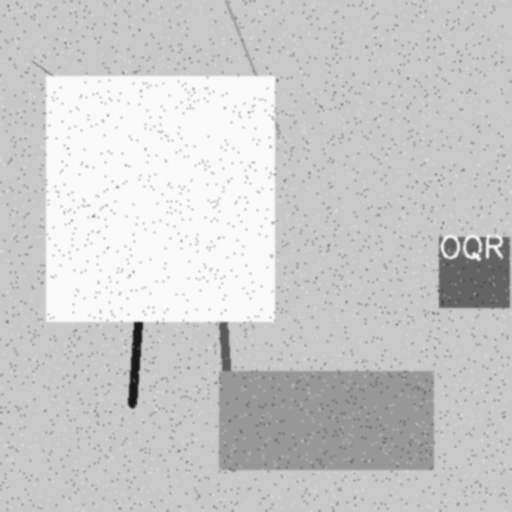
#> input picture source/ImageGeneration/testImages/6_pos.tif, 512 x 512 px; its folder holds only this picture in this run
$ python -i ShapeDetection.py   (imports and definitions only)   (older library calls are emulated)
#> lines starting #> are read from the running program, lines starting #| are printed output that depends on the picture; after the words box and inside, x2 and y2 are one past the last pixel; in counts of white or black regions, pixels touching at a corner belong together
### source/Modules/HandyTools.py
#!/usr/bin/env python3

import os
import cv2
import argparse
import numpy
import math
import matplotlib.pyplot as plt


def getFilesInDirectory(directory, fileType):
    return [os.path.join(directory, item) for item in os.listdir(directory) if item.lower().endswith(fileType)]


# [7 lines left out: function resize_files_in_directory, not called in this run]


def crop_image(image, x, y, xb, yb):
    copy = image.copy()
    return copy[y:yb, x:xb, :]


# [4 lines left out: function show, not called in this run]


def hiLow255(num):
    return 0 if num > 122 else 255


# [21 lines left out: function showKill, not called in this run]


def betwixt(less_num, target, great_num):
    '''true if target falss between less_num and great_num'''
    return(less_num < target and target < great_num)


# [133 lines left out: functions add_prefix_to_file, str2bool, distill_list, four_point_transform, order_points, _plot_multiple_images and 1 more, not called in this run]

### source/Modules/ShapeDetection.py
#!/usr/bin/env python3
import CustomImage
import HandyTools as HT
import numpy
from PIL import Image, ImageTk
import cv2
import os
import tkinter as tk
import timeit
import string
from ImageMeta import ImageDetectionMetadata
import logging
ALL_CHARS = string.ascii_letters + string.digits

# [1 line not run here, left out]
logger = logging.getLogger('wholerun')


def drawSingleContour(image, c, *, text=None, color=(0, 125, 255), to_draw=True):
    '''e-z handle for cv2 implementation of calulating and drawing shape contours'''
    peri = cv2.arcLength(c, True)
    approx = cv2.approxPolyDP(c, 0.04 * peri, True)
    _x, _y, _w, _h = cv2.boundingRect(c)

    M = cv2.moments(c)
    area = float(M['m00'])
    text = area if not text else text
    if area > 50 and to_draw:
        cv2.drawContours(image, [approx], -1, color, 4)
        cv2.putText(image, (f'{text}'), (_x + _w // 2, _y + _h // 2), cv2.FONT_HERSHEY_SIMPLEX, .75, color, 2)
    return area, (_w, _h), (_x, _y)


def catchWeirdShape(width, height):
    try:
        return not HT.betwixt(0.5, width / height, 2)
    except ZeroDivisionError:
        return True


def actualVsMBRArea(contour_area, minrec_area):
    '''return ratio of area of minimum bounding rectangle to contour's area
        idea is that min bounding rec should be close to contour area if it is a rectangle
    '''
    if contour_area == 0:
        return 0
    ratio = minrec_area / contour_area
    return abs(ratio)


def drawSingleMinRec(image, c, *, doop=None):
    '''draw a min bounding rectangle and return area'''
    minrec = cv2.minAreaRect(c)
    box1 = cv2.boxPoints(minrec)
    bl, tl, tr, br = box1
    height = abs(bl[1] - tl[1])
    width = abs(tl[0] - tr[0])
    weird_shape = catchWeirdShape(width, height)
    min_area = round((width * height), 2)
    box = numpy.int0(box1)
    mid = 0
    if min_area > 50 and not weird_shape:
        if doop:
            for count, item in enumerate(box):
                logger.info(f'#{count}: {item}\n')
                cv2.circle(image, (item[0], item[1]), 10, (mid, 255 - mid, 255), 3)
                mid += 55
            logger.info('~~~~~~~~~~~~~~~~~~~~~~~~~~~~~~')
        cv2.drawContours(image, [box], 0, (100, 0, 255), 2)
        cv2.putText(image, (f'area: {min_area}'), (bl[0], bl[1]), cv2.FONT_HERSHEY_SIMPLEX,
                    .75, (125, 125, 255), 2)
    return min_area, (width, height), (bl, tl, tr, br)


def drawContours(image, contours):
    for c in contours:
        drawSingleContour(image, c)


# [89 lines left out: functions drawBoundingBoxes, calibratePlaque, not called in this run]


def calibrate_run_with_plaque(source_image_location):
    '''sets the area and shape to expect from room marking plaques
        what we need to find is a good size to judge the other plaques by.
    '''
#> called with source_image_location = '../ImageGeneration/testImages/6_pos.tif'
    # check what we're getting
    image = cv2.imread(source_image_location)
#> image is the input picture: shape (512, 512, 3); min 22, max 251, mean 202.6
    # lets show an image of the contours, they each have a name
    # and a radio button to choose the right one
    gray = cv2.cvtColor(image, cv2.COLOR_BGR2GRAY)
    # 2) blur and contour
    median_blur = cv2.medianBlur(gray, 9)
    thresh = cv2.threshold(median_blur, 100, 255, cv2.THRESH_BINARY)[1]
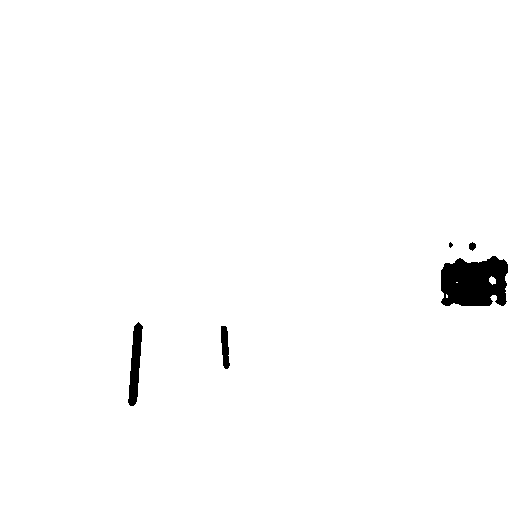
#> thresh: shape (512, 512); 98.5% white; 5 black regions (1 under 20 px), largest, box (x1, y1, x2, y2) and area: (441, 256, 508, 306) 2767, (128, 322, 143, 406) 711, (221, 326, 230, 369) 274, (469, 242, 476, 251) 45
    edged = cv2.Canny(thresh, 100, 255)
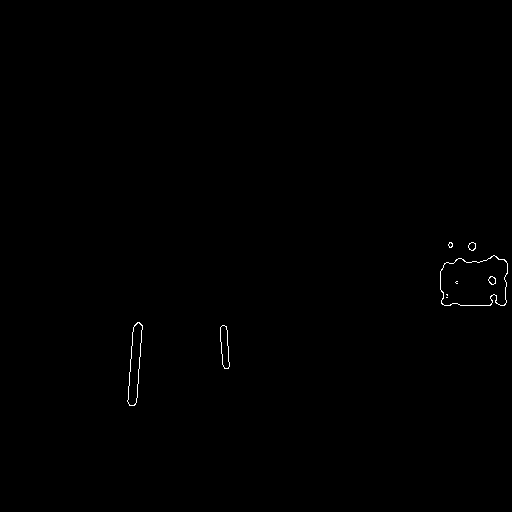
#> edged: shape (512, 512); 0.23% white in thin lines or dots, all inside (x1, y1, x2, y2) = (127, 242, 508, 406)
    contours = cv2.findContours(edged, cv2.RETR_EXTERNAL, cv2.CHAIN_APPROX_SIMPLE)[1]
#> contours = 5 contours, 1 with area under 20; largest, box (x1, y1, x2, y2) and area: (440, 255, 508, 306) 2826, (127, 322, 143, 406) 712, (220, 325, 230, 369) 274, (468, 242, 476, 251) 44
    areas = {}
    window = tk.Tk()
    window.title("Please Choose Correct Contour")
    window.configure(background='grey')

    PIXEL = tk.PhotoImage(width=1, height=1)

    listbox = tk.Listbox(window)
    listbox.pack(side='right')
    # scrollbar = tk.Scrollbar(listbox)
    # scrollbar.pack(side='right', fill='y')
    chosen = tk.StringVar()
    chosen.trace('w', simpleCallBack)

    def showChoice():
        logger.info(chosen.get())

    # [4 lines left out: function CloseWindow, not called in this run]

    numbad = 0
    numgood = 0
    for idx, contour in enumerate(contours):
        # logger.info(f'idx: {idx}, lencont: {len(contour)}\n')
        try:
            label = ALL_CHARS[numgood]
        except Exception as e:
            logger.error(e)
            label = 'TILT'

        areas[idx] = {}
        areas[idx]['label'] = label
        areas[idx]['contour'] = contour
        areas[idx]['contour_area'], (areas[idx]['contour_w'], areas[idx]['contour_h']), (x, y) = drawSingleContour(image, contour)
        areas[idx]['minred_area'], mrwh, areas[idx]['bl_tl_tr_br'] = drawSingleMinRec(image, contour)
        areas[idx]['ratio'] = actualVsMBRArea(areas[idx]['contour_area'],  areas[idx]['minred_area'])

        if catchWeirdShape(areas[idx]['contour_w'],
                           areas[idx]['contour_h']) or catchWeirdShape(mrwh[0], mrwh[1]):
            areas[idx]['valid'] = False
            numbad += 1
        else:
            areas[idx]['valid'] = True
            drawSingleContour(image, areas[idx]['contour'], color=(255, 0, 100), text=str(label))
            if numgood % 10 == 0:
                radioholder = tk.Listbox(listbox)
                radioholder.pack(side='left')
            tk.Radiobutton(radioholder, text=label, padx=20, variable=chosen, command=showChoice, value=str(idx)).pack(side='top')
            numgood += 1
#> this loop made 5 passes
#> (x, y, minrec in drawSingleMinRec, bl in drawSingleMinRec) on pass 1: (220, 325, ((224.2, 346.6), (7.67, 43.29), -3.58), [221.7, 368.4])
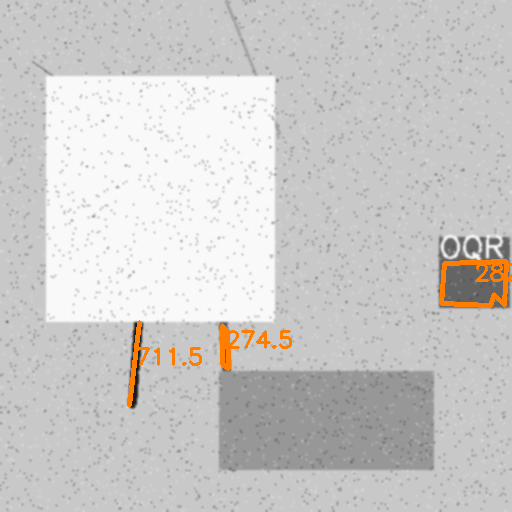
#> image: shape (512, 512, 3); 1.14% of pixels changed, all inside (x1, y1, x2, y2) = (127, 259, 512, 408)
#> after the loop, areas = 5 items; numbad = 5; numgood = 0

    img = Image.fromarray(image)
    img = ImageTk.PhotoImage(img)
    panel = tk.Label(window, image=img)
    panel.pack(side='bottom', fill='both', expand='yes')
    window.update()
    tk.Button(window, text="CONFIRM SELECTION", image=PIXEL, command=CloseWindow, compound='c', width=(image.shape[1])).pack(side='top')
    window.mainloop()

    logger.info(f"chosen item: {chosen.get()}")
    logger.debug(f"in the result:{areas[int(chosen.get())]}")
#> (this line was passed over: tkinter is not available in this run)
    logger.debug(f"just for shits: whole area dictionary: {areas}")
#> (the run stopped early here; a loop or call above may not have finished)
